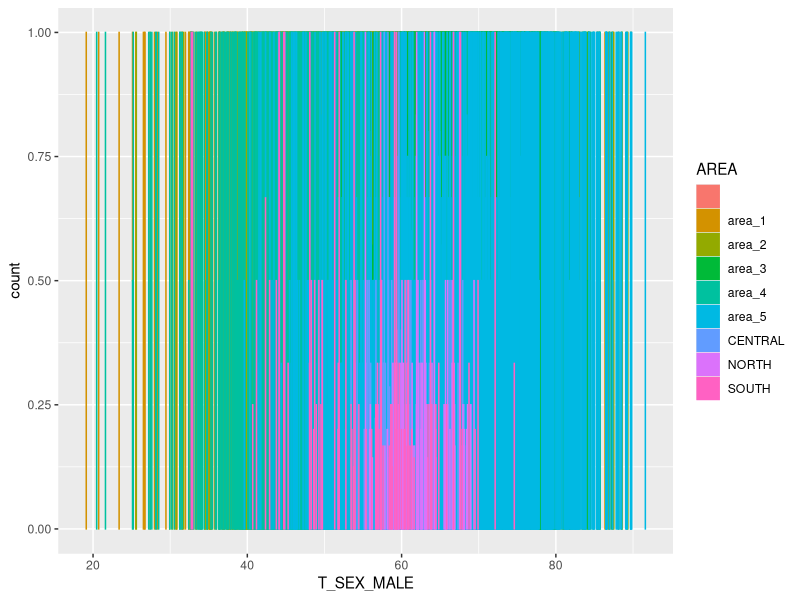
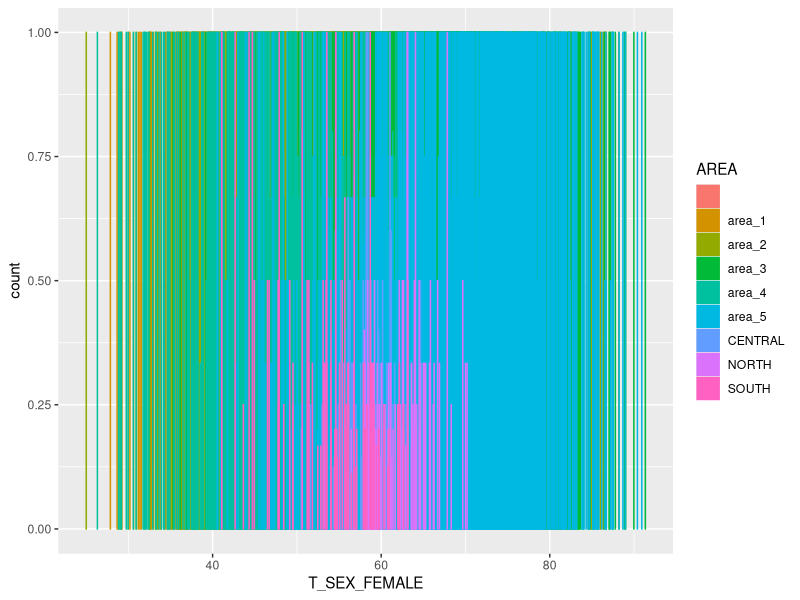
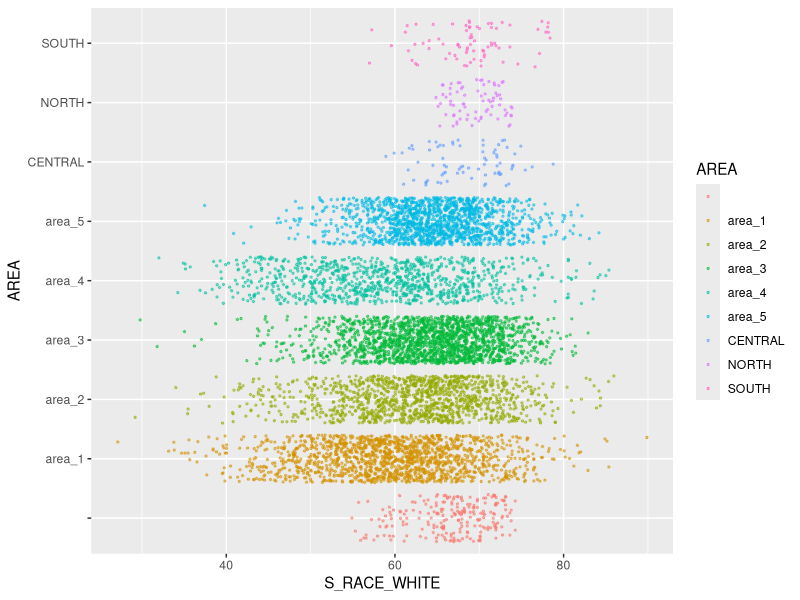
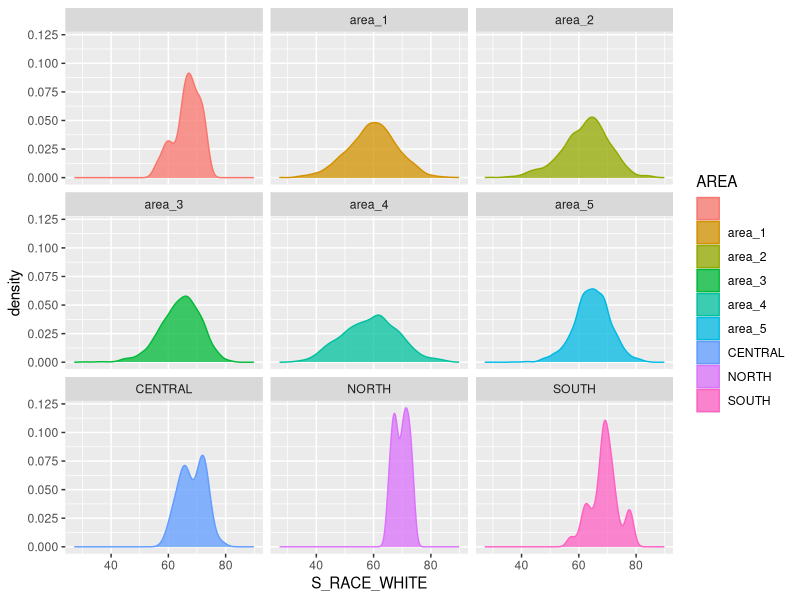

The R source for these figures, in order:
## ---- chunk 1
install.packages("ggplot2")
library(ggplot2)

PSS <- read.csv("Police_Sentiment_Scores.csv")

#lets make a general count of what participants we have?


# vv for these down here: change "N/A" to something in AREA and choose a different  color palette
ggplot(data = PSS, aes(x=T_SEX_MALE, color=AREA, fill=AREA)) + geom_bar(position="fill")
ggplot(data = PSS, aes(x=T_SEX_FEMALE, color=AREA, fill=AREA)) + geom_bar(position="fill")

# ehhh this one kinda sucks because they're independant variables
ggplot(data = PSS, aes(x=S_RACE_WHITE, y=AREA, color=AREA, fill=AREA)) + geom_point(size=.5, alpha=.5, position="jitter")

ggplot(data = PSS, aes(x=S_RACE_WHITE, color=AREA, fill=AREA)) + geom_density(alpha=.75) + facet_wrap(~AREA)

